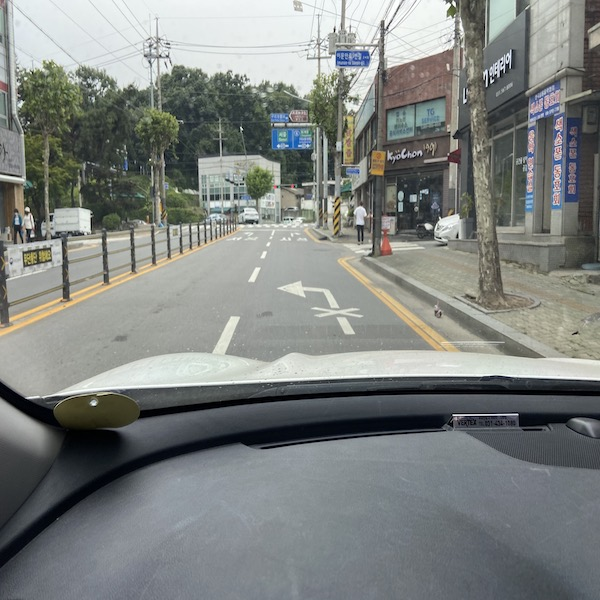
#> input picture 차선 감지 소스/straight22.jpg, 600 x 600 px
$ python '8 transform.py'
#> lines starting #> are read from the running program, lines starting #| are printed output that depends on the picture
### 차선 감지 소스/doImage.py
import numpy as np
import cv2 as cv
from matplotlib import pyplot as plt
# import matplotlib.pyplot as plt


def myShow(title,  img):
    cv.imshow(title, img)
    key = cv.waitKey(0)
    if key & 0xFF == 27:
        cv.destroyAllWindows()
        exit(0)
    elif key == ord('d') or key == ord('D'):
        cv.destroyWindow(title)
    elif key == ord('s') or key == ord('S'):
        cv.imgwrite(title+".jpg", img)
        cv.destroyWindow(title)
    else:
        pass


# [15 lines left out: functions myPltShow, myDrawLine, not called in this run]

### 차선 감지 소스/8 transform.py
import numpy as np
import cv2 as cv
import time
from doImage import *

img = cv.imread('straight22.jpg')
#> img is the input picture: shape (600, 600, 3); mean B, G, R 128, 130.6, 126.8
cv.imshow('original', img)
rows, cols, ch = img.shape
#> rows = 600; cols = 600; ch = 3

pts1 = np.float32([[0, 0], [0, 512], [512, 512], [512, 0]])
pts2 = np.float32([[128, 256], [0, 511], [511, 511], [384, 256]])
M = cv.getPerspectiveTransform(pts1, pts2)
perspectiveImg = cv.warpPerspective(img, M, (512, 512))
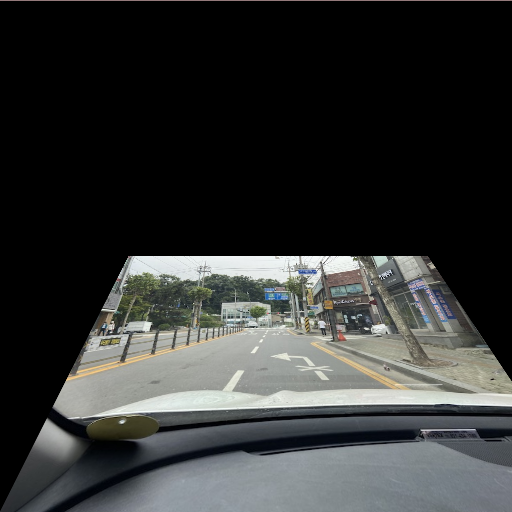
#> perspectiveImg: shape (512, 512, 3); mean B, G, R 51.4, 52.3, 50.8
#cv.rectangle(perspectiveImg, (0, 0), (254, 254), (0, 128, 64), 2)
myShow('perspective', perspectiveImg)
#> (key Esc is pressed here)
#> (the program exits here)

$ run again, with 차선 감지 소스/curved.jpg copied over 차선 감지 소스/straight22.jpg
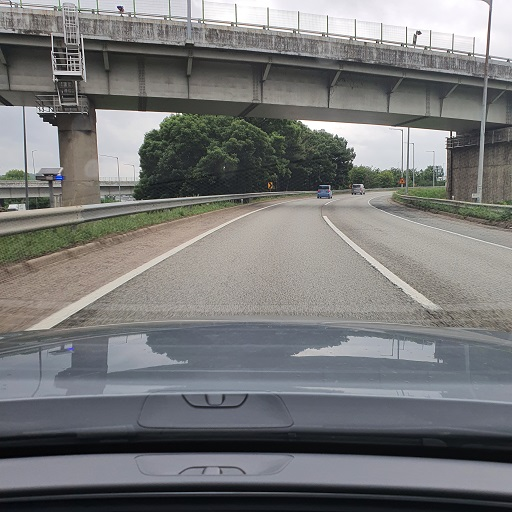
#> input picture 차선 감지 소스/curved.jpg, 512 x 512 px
#> img is the input picture: shape (512, 512, 3); mean B, G, R 120.1, 120, 119.5
#> `perspectiveImg = cv.warpPerspective(img, M, (512, 512))`:
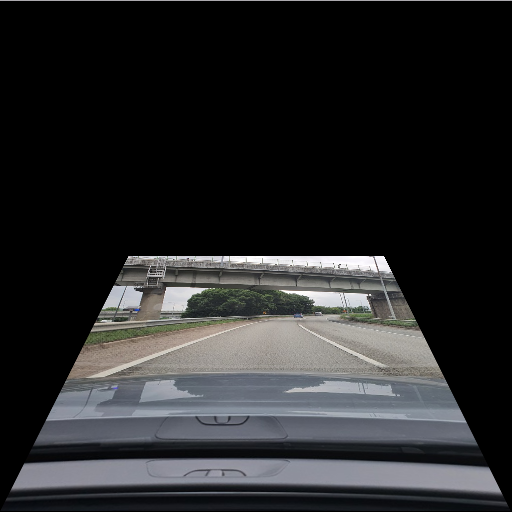
#> perspectiveImg: shape (512, 512, 3); mean B, G, R 41.4, 40.3, 39.8

$ run again, with 차선 감지 소스/curved22.jpg copied over 차선 감지 소스/straight22.jpg
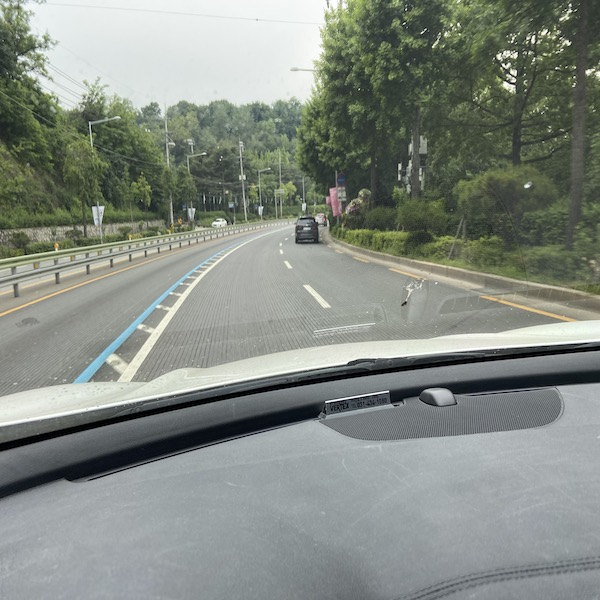
#> input picture 차선 감지 소스/curved22.jpg, 600 x 600 px
#> img is the input picture: shape (600, 600, 3); mean B, G, R 130.8, 138.6, 132.3
#> `perspectiveImg = cv.warpPerspective(img, M, (512, 512))`:
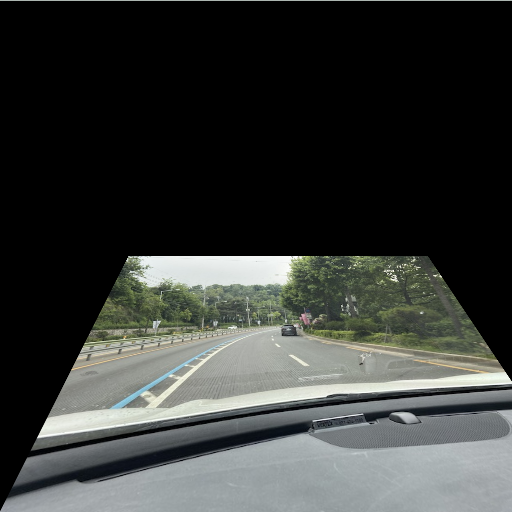
#> perspectiveImg: shape (512, 512, 3); mean B, G, R 55.4, 57.8, 55.3

$ run again, with 차선 감지 소스/express.jpg copied over 차선 감지 소스/straight22.jpg
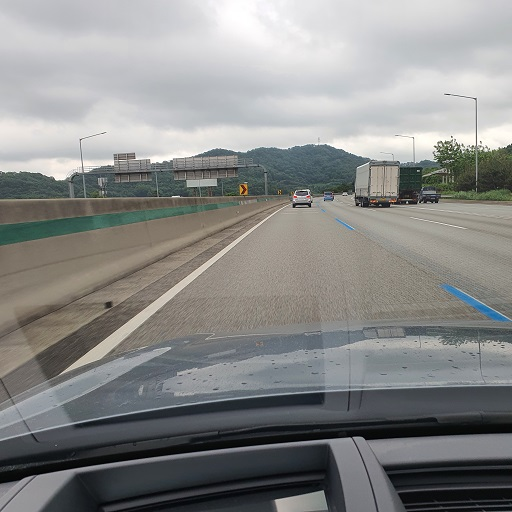
#> input picture 차선 감지 소스/express.jpg, 512 x 512 px
#> img is the input picture: shape (512, 512, 3); mean B, G, R 136.5, 137.8, 137.1
#> `perspectiveImg = cv.warpPerspective(img, M, (512, 512))`:
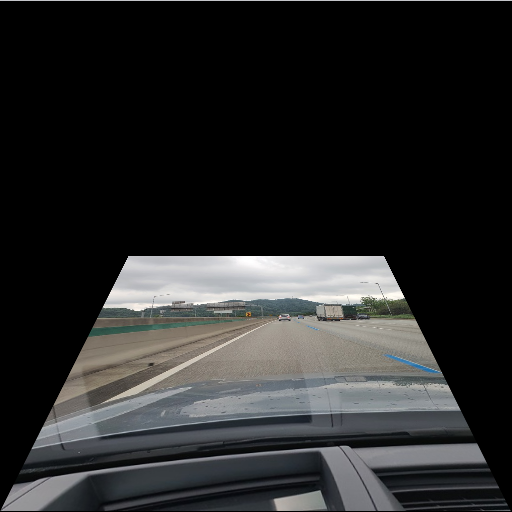
#> perspectiveImg: shape (512, 512, 3); mean B, G, R 41.6, 41.6, 41.2
